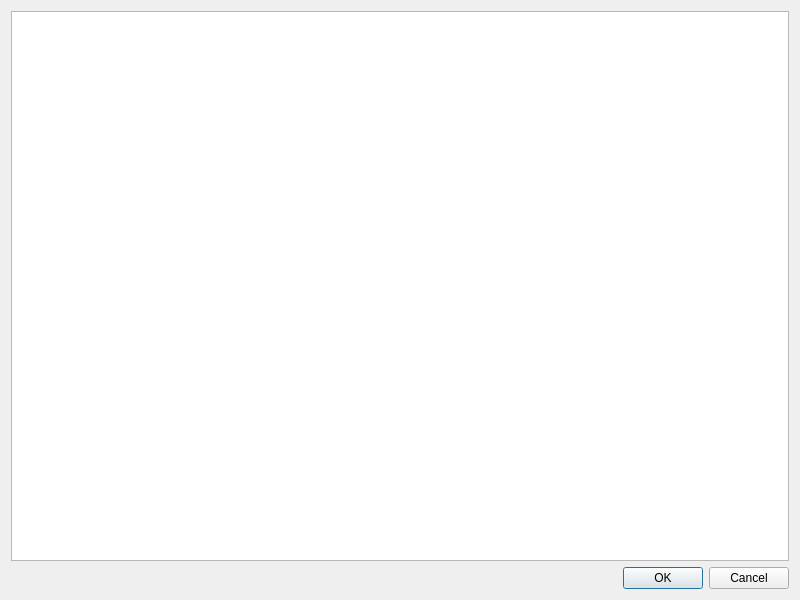
<?xml version="1.0" encoding="UTF-8"?>
<ui version="4.0">
 <class>HtmlSourceDialog</class>
 <widget class="QDialog" name="HtmlSourceDialog">
  <property name="geometry">
   <rect>
    <x>0</x>
    <y>0</y>
    <width>800</width>
    <height>600</height>
   </rect>
  </property>
  <property name="windowTitle">
   <string>HTML Source</string>
  </property>
  <layout class="QVBoxLayout" name="verticalLayout">
   <item>
    <widget class="QPlainTextEdit" name="plainTextEdit"/>
   </item>
   <item>
    <widget class="QDialogButtonBox" name="buttonBox">
     <property name="orientation">
      <enum>Qt::Horizontal</enum>
     </property>
     <property name="standardButtons">
      <set>QDialogButtonBox::Cancel|QDialogButtonBox::Ok</set>
     </property>
    </widget>
   </item>
  </layout>
 </widget>
 <resources/>
 <connections/>
</ui>
